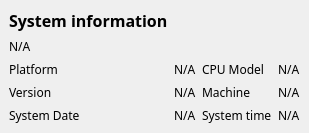
            <widget class="QWidget" name="sysinfo">
             <layout class="QVBoxLayout" name="verticalLayout_10">
              <property name="spacing">
               <number>10</number>
              </property>
              <property name="leftMargin">
               <number>0</number>
              </property>
              <property name="topMargin">
               <number>0</number>
              </property>
              <property name="rightMargin">
               <number>0</number>
              </property>
              <property name="bottomMargin">
               <number>0</number>
              </property>
              <item>
               <widget class="QFrame" name="frame">
                <property name="frameShape">
                 <enum>QFrame::NoFrame</enum>
                </property>
                <layout class="QGridLayout" name="gridLayout_6">
                 <item row="0" column="0">
                  <widget class="QLabel" name="label_42">
                   <property name="font">
                    <font>
                     <family>Asus Rog</family>
                     <pointsize>12</pointsize>
                     <weight>75</weight>
                     <bold>true</bold>
                    </font>
                   </property>
                   <property name="text">
                    <string>System information</string>
                   </property>
                  </widget>
                 </item>
                 <item row="4" column="4">
                  <widget class="QLabel" name="system_date">
                   <property name="font">
                    <font>
                     <family>Asus Rog</family>
                    </font>
                   </property>
                   <property name="text">
                    <string>N/A</string>
                   </property>
                  </widget>
                 </item>
                 <item row="3" column="3">
                  <widget class="QLabel" name="label_51">
                   <property name="font">
                    <font>
                     <family>Asus Rog</family>
                    </font>
                   </property>
                   <property name="text">
                    <string>Machine</string>
                   </property>
                  </widget>
                 </item>
                 <item row="3" column="2">
                  <widget class="QLabel" name="system_version">
                   <property name="font">
                    <font>
                     <family>Asus Rog</family>
                    </font>
                   </property>
                   <property name="text">
                    <string>N/A</string>
                   </property>
                  </widget>
                 </item>
                 <item row="4" column="0">
                  <widget class="QLabel" name="label_47">
                   <property name="font">
                    <font>
                     <family>Asus Rog</family>
                    </font>
                   </property>
                   <property name="text">
                    <string>System Date</string>
                   </property>
                  </widget>
                 </item>
                 <item row="2" column="0" alignment="Qt::AlignLeft">
                  <widget class="QLabel" name="label_44">
                   <property name="font">
                    <font>
                     <family>Asus Rog</family>
                    </font>
                   </property>
                   <property name="text">
                    <string>Platform</string>
                   </property>
                  </widget>
                 </item>
                 <item row="4" column="2">
                  <widget class="QLabel" name="system_time">
                   <property name="font">
                    <font>
                     <family>Asus Rog</family>
                    </font>
                   </property>
                   <property name="text">
                    <string>N/A</string>
                   </property>
                  </widget>
                 </item>
                 <item row="2" column="3">
                  <widget class="QLabel" name="label_50">
                   <property name="font">
                    <font>
                     <family>Asus Rog</family>
                    </font>
                   </property>
                   <property name="text">
                    <string>CPU Model</string>
                   </property>
                  </widget>
                 </item>
                 <item row="2" column="4">
                  <widget class="QLabel" name="system_processor">
                   <property name="font">
                    <font>
                     <family>Asus Rog</family>
                    </font>
                   </property>
                   <property name="text">
                    <string>N/A</string>
                   </property>
                  </widget>
                 </item>
                 <item row="3" column="0">
                  <widget class="QLabel" name="label_45">
                   <property name="font">
                    <font>
                     <family>Asus Rog</family>
                    </font>
                   </property>
                   <property name="text">
                    <string>Version</string>
                   </property>
                  </widget>
                 </item>
                 <item row="1" column="0">
                  <widget class="QLabel" name="system_system">
                   <property name="font">
                    <font>
                     <family>Asus Rog</family>
                    </font>
                   </property>
                   <property name="text">
                    <string>N/A</string>
                   </property>
                  </widget>
                 </item>
                 <item row="3" column="4">
                  <widget class="QLabel" name="system_machine">
                   <property name="font">
                    <font>
                     <family>Asus Rog</family>
                    </font>
                   </property>
                   <property name="text">
                    <string>N/A</string>
                   </property>
                  </widget>
                 </item>
                 <item row="4" column="3">
                  <widget class="QLabel" name="label_52">
                   <property name="font">
                    <font>
                     <family>Asus Rog</family>
                    </font>
                   </property>
                   <property name="text">
                    <string>System time</string>
                   </property>
                  </widget>
                 </item>
                 <item row="2" column="2">
                  <widget class="QLabel" name="system_platform">
                   <property name="font">
                    <font>
                     <family>Asus Rog</family>
                    </font>
                   </property>
                   <property name="text">
                    <string>N/A</string>
                   </property>
                  </widget>
                 </item>
                </layout>
               </widget>
              </item>
             </layout>
            </widget>
